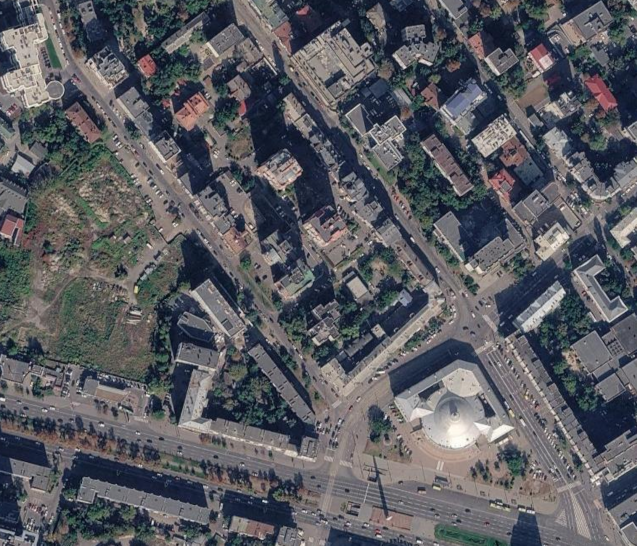
#> input picture lab4/src/satellite/img1.png, 1273 x 1091 px (shown at 1/2 size); its folder holds only this picture in this run
$ jupyter execute --allow-errors lab4_satellite.ipynb
#> lines starting #> are read from the running program, lines starting #| are printed output that depends on the picture
[cell 1]
import numpy as np
import cv2
import matplotlib.pyplot as plt
import os
import glob
import itertools

[cell 2]
files = sorted(glob.glob("src/satellite/*.png"))
names = [os.path.basename(f) for f in files]
imgs = [cv2.cvtColor(cv2.imread(i), cv2.COLOR_BGR2RGB) for i in files]
#> imgs = 1 item

fig, ax = plt.subplots(nrows=1, ncols=5, figsize=(30, 20))
for i in range (len(imgs)):
    ax[i].imshow(imgs[i])
    ax[i].axis("off")
    ax[i].set_title(names[i])
#> this loop made 1 pass
plt.show()

[cell 3]
sift = cv2.SIFT_create()
kp, des = zip(*[sift.detectAndCompute(cv2.cvtColor(i, cv2.COLOR_RGB2GRAY), None) for i in imgs])
bf = cv2.BFMatcher(cv2.NORM_L2)
N = len(imgs)
#> N = 1

H_pair, W = {}, np.zeros((N, N), int)
#> W = [0]
for i, j in itertools.combinations(range(N), 2):
    good = [m for m, n in bf.knnMatch(des[j], des[i], k=2) if m.distance < 0.75 * n.distance]
    if len(good) < 10:
        continue
    src = np.float32([kp[j][m.queryIdx].pt for m in good]).reshape(-1, 1, 2)
    dst = np.float32([kp[i][m.trainIdx].pt for m in good]).reshape(-1, 1, 2)
    H, mask = cv2.findHomography(src, dst, cv2.RANSAC, 4.0, maxIters=5000)
    if H is None or mask.sum() < 20:
        continue
    W[i, j] = W[j, i] = int(mask.sum())
    H_pair[(i, j)] = H
    H_pair[(j, i)] = np.linalg.inv(H)
#> after the loop, H_pair = 0 items

print(f"overlapping pairs: {len(H_pair)//2} of {N*(N-1)//2}")
#| overlapping pairs: 0 of 0

[cell 4]
root = int(W.sum(1).argmax())
#> root = 0
in_tree, parent, tree_edges = {root}, {root: None}, []
#> tree_edges = []
while len(in_tree) < N:
    a, b = max(((a, b) for a in in_tree for b in range(N)
                if b not in in_tree and W[a, b] > 0), key=lambda e: W[e[0], e[1]])
    in_tree.add(b); parent[b] = a; tree_edges.append((a, b))
#> this loop made 0 passes
#> after the loop, in_tree = 1 item; parent = 1 item

H_ref = {root: np.eye(3)}
#> H_ref = {0: [[1, 0, 0], [0, 1, 0], [0, 0, 1]]}
def to_ref(j):
    if j not in H_ref:
        H_ref[j] = to_ref(parent[j]) @ H_pair[(parent[j], j)]
    return H_ref[j]
for j in range(N):
    to_ref(j)

#> (the rest of this cell did not finish here and is left out)

[cell 5]
def transform_points(H, pts):
    pts = np.asarray(pts, dtype=float).reshape(-1, 2)
    third = np.ones((pts.shape[0], 1), dtype=float)
    res = np.hstack((pts, third))
    res = (H @ res.T).T
#> res = [[0, 0, 1], [1273, 0, 1], [1273, 1091, 1], [0, 1091, 1]]
    return res[:, 0:2] / res[:, 2][:, None]

[cell 6]
# TEST
rng = np.random.default_rng(0)
pts = rng.uniform(0, 500, size=(200, 2))
#> (the rest of this cell did not finish here and is left out)

[cell 7]
def canvas_bounds(imgs, H_ref):
    corners = transform_points(H_ref[0],
                                [[0, 0], [imgs[0].shape[1], 0], [imgs[0].shape[1], imgs[0].shape[0]], [0, imgs[0].shape[0]]]
                                )
#> corners = [[0, 0], [1273, 0], [1273, 1091], [0, 1091]]
    for i in range(1, len(imgs)):
        corners = np.vstack((corners, transform_points(H_ref[i],
                                             [[0, 0], [imgs[i].shape[1], 0], [imgs[i].shape[1], imgs[i].shape[0]], [0, imgs[i].shape[0]]]
                                             )))
    x_min, y_min = np.floor(corners.min(axis=0)).astype(int)
#> x_min = 0; y_min = 0
    x_max, y_max = np.ceil(corners.max(axis=0)).astype(int)
#> x_max = 1273; y_max = 1091
    T = np.array([
        [1, 0, -x_min],
        [0, 1, -y_min],
        [0, 0, 1]
    ])
#> T = [[1, 0, 0], [0, 1, 0], [0, 0, 1]]
    size = (x_max - x_min, y_max - y_min)
#> size = (1273, 1091)
    corners = transform_points(T, corners)
    return size, T, corners

[cell 8]
# TEST
size, T, corners = canvas_bounds(imgs, H_ref)
#> size = (1273, 1091); T = [[1, 0, 0], [0, 1, 0], [0, 0, 1]]; corners = [[0, 0], [1273, 0], [1273, 1091], [0, 1091]]
print(f"canvas: {size[0]} x {size[1]}  ({size[0]*size[1]/1e6:.1f} MP)")
#| canvas: 1273 x 1091  (1.4 MP)

flat = np.vstack(corners)
#> flat = [[0, 0], [1273, 0], [1273, 1091], [0, 1091]]
assert flat.min() > -1.5 and flat[:, 0].max() < size[0] + 1.5 and flat[:, 1].max() < size[1] + 1.5, \
    "corners should sit inside the canvas after the T shift"
print("PASS")

[cell 9]
def warp(img, M, size):
    u, v = np.meshgrid(np.arange(0, size[0]), np.arange(0, size[1]))
    uv = np.hstack((u.ravel()[:, None], v.ravel()[:, None]))
    M_inv = np.linalg.inv(M)
    xy = transform_points(M_inv, uv)
    h, w = img.shape[:2]
    mask = ( ( (xy[:, 0] < w - 1) & (xy[:, 0] >= 0) ) & ( (xy[:, 1] < h - 1) & (xy[:, 1] >= 0) ) )
    x = np.floor(xy[mask][:, 0]).astype(int)
    y = np.floor(xy[mask][:, 1]).astype(int)
    dx = xy[mask][:, 0] - x
    dy = xy[mask][:, 1] - y
    if img.ndim == 2:
        sampled = (
            (1 - dx) * (1 - dy) * img[y, x] +
            dx * (1 - dy) * img[y, x + 1] +
            dx * dy * img[y + 1, x + 1] +
            (1 - dx) * dy * img[y + 1, x]
        )
    if img.ndim == 3:
        sampled = (
            (1 - dx)[:, None] * (1 - dy)[:, None] * img[y, x] +
            dx[:, None] * (1 - dy)[:, None] * img[y, x + 1] +
            dx[:, None] * dy[:, None] * img[y + 1, x + 1] +
            (1 - dx)[:, None] * dy[:, None] * img[y + 1, x]
        )
    out = np.zeros((size[0] * size[1], *img.shape[2:]), dtype=float)
    out[mask] = sampled
    return out.reshape(size[1], size[0], *img.shape[2:]), mask.reshape(size[1], size[0])

[cell 10]
fig, ax = plt.subplots(nrows=1, ncols=5, figsize=(30, 20))
for i in range(len(imgs)):
    img, _ = warp(imgs[i], T @ H_ref[i], size)
    ax[i].imshow(img.astype(np.uint8))
    ax[i].axis("off")
    ax[i].set_title(f"{names[i]} wraped")
#> this loop made 1 pass
plt.show()
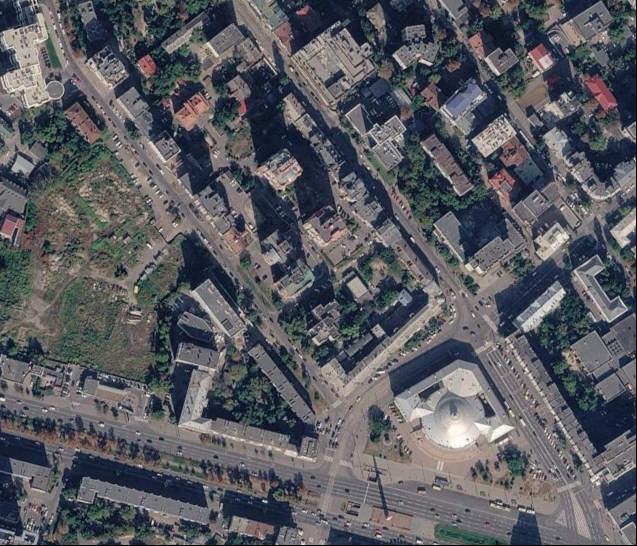
#> shown: shape (1091, 1273, 3) (shown at 1/2 size); mean R, G, B 89.5, 90.5, 96.2

[cell 11]
def feather_weight(h, w):
    x, y = np.meshgrid(np.arange(w), np.arange(h))
    d = np.minimum.reduce([x, y, w - 1 - x, h - 1 - y])
    m = d.max()
    return d / m if m > 0 else d.astype(float)

[cell 12]
# TEST
fw = feather_weight(100, 200)
assert fw.shape == (100, 200), "wrong shape"
assert abs(fw.max() - 1.0) < 1e-6, "centre should be 1.0"
assert fw[0].max() == 0 and fw[-1].max() == 0 and fw[:, 0].max() == 0 and fw[:, -1].max() == 0, \
    "border must be 0"
assert fw[50, 100] > fw[10, 100] > fw[1, 100], "should increase away from the edge"
print("PASS")
fig, ax = plt.subplots(nrows=1, ncols=2, figsize=(10, 3.5))
ax[0].imshow(feather_weight(300, 300), cmap="magma")
ax[0].axis("off")
ax[1].imshow(feather_weight(120, 400), cmap="magma")
ax[1].axis("off")
plt.show()
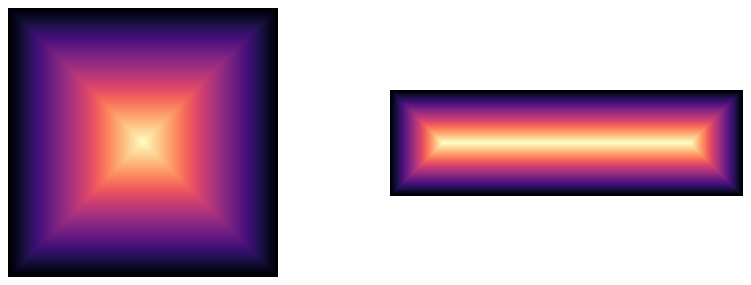
#> figure drawn by matplotlib, 2 panels

[cell 13]
warps, weights = [], []
#> (the rest of this cell did not finish here and is left out)

[cell 14]
def stitch(warps, weights, size):
    weights_array = np.asarray(weights, dtype=float)
    warps_array = np.asarray(warps, dtype=float)
    num = np.sum(weights_array[..., None] * warps_array, axis=0)
    den = np.sum(weights_array, axis=0)
    covered = den > 0
    mosaic = np.zeros((size[1], size[0], 3), dtype=np.uint8)
    mosaic[covered] = np.clip(num[covered] / den[covered, None], 0, 255).astype(np.uint8)
    return mosaic, covered

[cell 15]
# TEST
a = np.full((4, 4, 3), 100.0, np.float32)
b = np.full((4, 4, 3), 200.0, np.float32)
m, cov = stitch([a, b], [np.full((4, 4), 1.0, np.float32),
                         np.full((4, 4), 3.0, np.float32)], (4, 4))
assert cov.all(), "everything was covered here"
assert abs(int(m[0, 0, 0]) - 175) <= 1, f"expected (100*1 + 200*3)/4 = 175, got {m[0,0,0]}"

m2, cov2 = stitch([a], [np.zeros((4, 4), np.float32)], (4, 4))
assert not cov2.any() and (m2 == 0).all(), "zero weight must mean uncovered and black"
print("PASS")

#> (a cell that did not finish here is left out)

$ run again, on lab4/src/satellite/img3.png
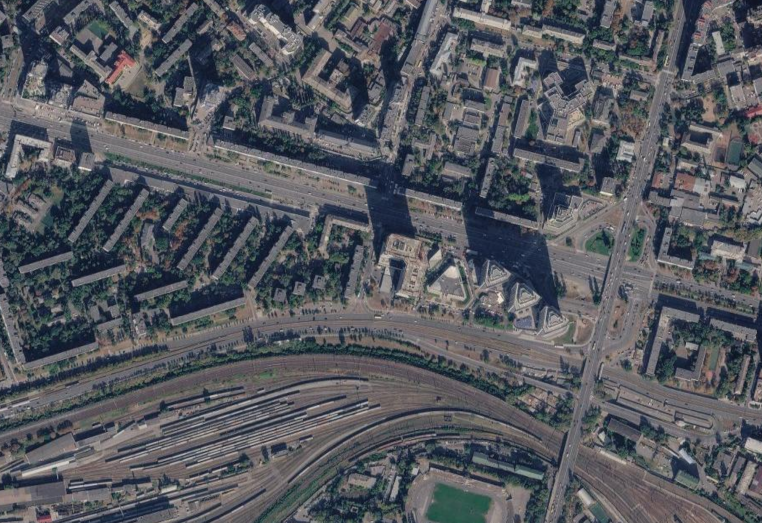
#> input picture lab4/src/satellite/img3.png, 1524 x 1045 px (shown at 1/2 size)
#> imgs = 1 item
#> the loop `for i in range (len(imgs)):` made 1 pass
#> N = 1
#> after the loop `for i, j in itertools.combinations(range(N), 2):`: H_pair = 0 items
#| overlapping pairs: 0 of 0
#> root = 0
#> tree_edges = []
#> after the loop `while len(in_tree) < N:`: in_tree = 1 item
#> H_ref = {0: [[1, 0, 0], [0, 1, 0], [0, 0, 1]]}
#> B = [[1, 0, 0], [0, 1, 0], [0, 0, 1]]
#> scales = [1]
#| root: img3.png, frame anchored on img3.png
#> the loop `for j in range(N):` made 1 pass
#| img3.png       scale  1.00  (native)
#> res = [[0, 0, 1], [1524, 0, 1], [1524, 1045, 1], [0, 1045, 1]]
#> in canvas_bounds, `corners = transform_points(H_ref[0], [[0, 0], [imgs[0].shape[1], 0], [..`: corners = [[0, 0], [1524, 0], [1524, 1045], [0, 1045]]
#> x_min = 0
#> x_max = 1524; y_max = 1045
#> in canvas_bounds, `T = np.array([ [1, 0, -x_min], [0, 1, -y_min], [0, 0, 1] ])`: T = [[1, 0, 0], [0, 1, 0], [0, 0, 1]]
#> in canvas_bounds, `size = (x_max - x_min, y_max - y_min)`: size = (1524, 1045)
#> `size, T, corners = canvas_bounds(imgs, H_ref)`: T = [[1, 0, 0], [0, 1, 0], [0, 0, 1]]; corners = [[0, 0], [1524, 0], [1524, 1045], [0, 1045]]
#| canvas: 1524 x 1045  (1.6 MP)
#> the loop `for i in range(len(imgs)):` made 1 pass
#> the loop `for j in range(N):` made 1 pass
#> (printed output is left out)
#> pass 1, `wimg, inside = warp(imgs[j], M, size)`:
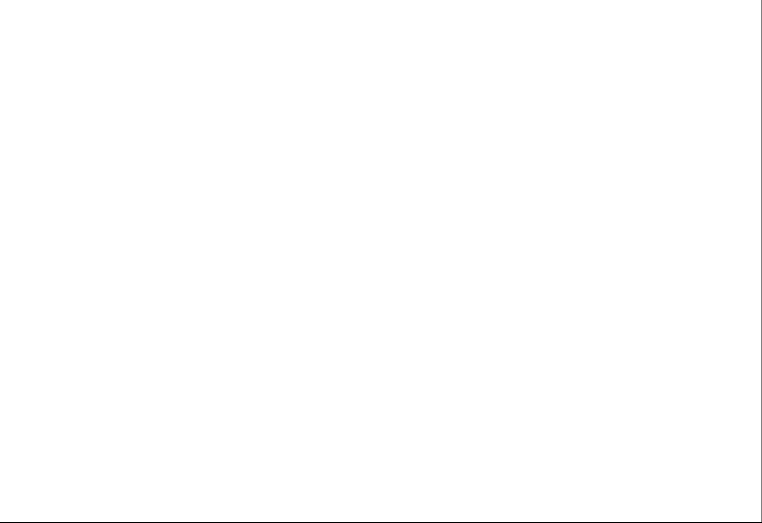
#> inside: shape (1045, 1524) bool (shown at 1/2 size); 99.8% white; black in thin lines or dots
#> after the loop `for j in range(N):`: warps = 1 item
#> covered: shape (1045, 1524) bool; 99.7% white; black in thin lines or dots
#> in stitch (call 3), `mosaic[covered] = np.clip(num[covered] / den[covered, None], 0, 255).a..`:
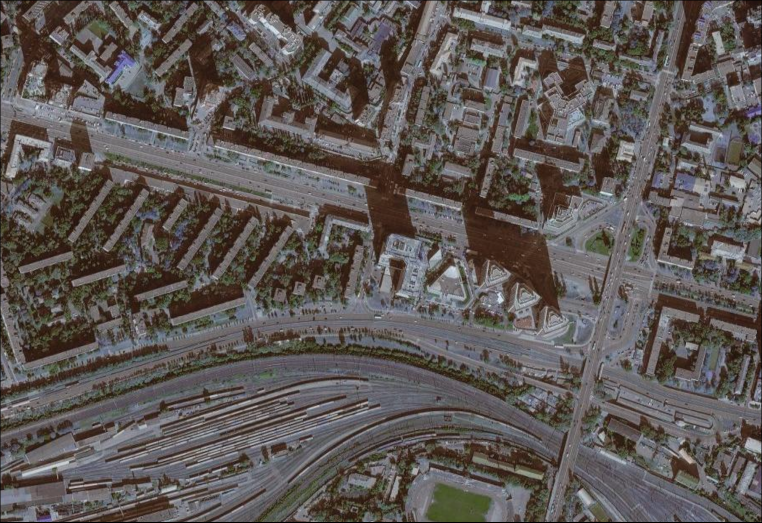
#> mosaic: shape (1045, 1524, 3) (shown at 1/2 size); mean of channels 0, 1, 2 84.7, 87.4, 93.6; drawn as B, G, R
#| canvas coverage: 99.7%   (black = no image)
